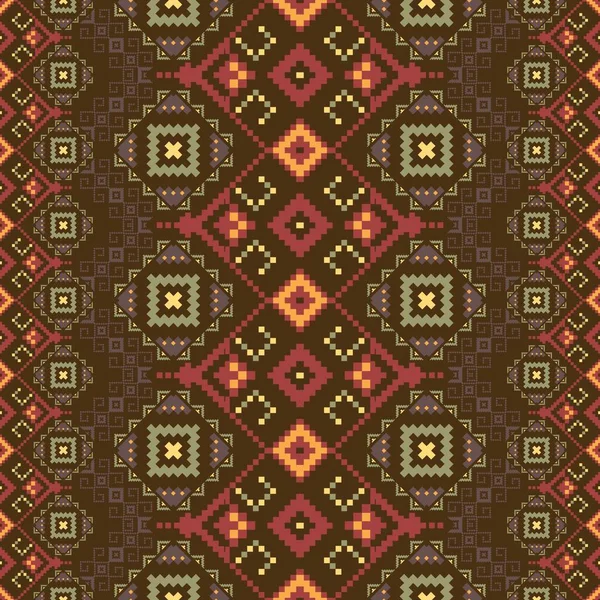
#> input picture THE2_Images/a1.png, 600 x 600 px; its folder holds 7 pictures in this run
$ python q2-q3.py   (older library calls are emulated)
#> lines starting #> are read from the running program, lines starting #| are printed output that depends on the picture
# Student1 Name: Ahmed Said Gençkol Student1 ID: 2539377
# Student2 Name: Batuhan Teberoğu Student2 ID: 2581056

import numpy as np
import cv2
import os

input_folder = 'THE2_Images/'
output_folder = 'THE2_Outputs/'

ddepth = cv2.CV_32F # Change this to -1 to have the same depth as the input images.

# Filters
roberts_dx = np.array([[1, 0], [0, -1]])
roberts_dy = np.array([[0, 1], [-1, 0]])
prewitt_dx = np.array([[-1, 0, 1], [-1, 0, 1], [-1, 0, 1]])
prewitt_dy = np.array([[1, 1, 1], [0, 0, 0], [-1, -1, -1]])
sobel_dx = np.array([[-1, 0, 1], [-2, 0, 2], [-1, 0, 1]])
sobel_dy = np.array([[1, 2, 1], [0, 0, 0], [-1, -2, -1]])

def read_image(filename):
    img = cv2.imread(input_folder + filename, cv2.IMREAD_UNCHANGED)
    return img

def write_image(img, filename):
    cv2.imwrite(output_folder+filename, img)

def apply_mask(image, kernel_dx, kernel_dy, step_idx, prefix):
    dx = cv2.filter2D(image, ddepth, kernel_dx)
    dy = cv2.filter2D(image, ddepth, kernel_dy)

    dx = cv2.convertScaleAbs(dx, alpha=255/dx.max())
    dy = cv2.convertScaleAbs(dy, alpha=255/dy.max())
    # Try to approximate the gradiant by adding dx and dy.
    # The operation below is actually: result = dx * 0.5 + dy * 0.5 + 0
    grad = cv2.addWeighted(dx, 0.5, dy, 0.5, 0)

    # write_image(dx, f'q1/{step_idx}/{prefix}_dx_result.png')
    # write_image(dy, f'q1/{step_idx}/{prefix}_dy_result.png')
    write_image(grad, f'q1/{step_idx}/{prefix}.png')

    return grad

def apply_edge_detectors(step_idx, images):
    results = []

    for idx, img in enumerate(images):
        prefix = f'img_{idx+1}'
        if type(img) == tuple:
            # Roberts, Prewitt, Sobel
            roberts = apply_mask(img[0], roberts_dx, roberts_dy, step_idx, f'{prefix}_roberts')
            prewitt = apply_mask(img[1], prewitt_dx, prewitt_dy, step_idx, f'{prefix}_prewitt')
            sobel = apply_mask(img[2], sobel_dx, sobel_dy, step_idx, f'{prefix}_sobel')
            results.append((roberts, prewitt, sobel))
        else:
            # Roberts, Prewitt, Sobel
            roberts = apply_mask(img, roberts_dx, roberts_dy, step_idx, f'{prefix}_roberts')
            prewitt = apply_mask(img, prewitt_dx, prewitt_dy, step_idx, f'{prefix}_prewitt')
            sobel = apply_mask(img, sobel_dx, sobel_dy, step_idx, f'{prefix}_sobel')
            results.append((roberts, prewitt, sobel))

    return results

def apply_blur(step_idx, images):
    kernel_sizes = {
        "roberts": (7, 7),
        "prewitt": (7, 7),
        "sobel": (7, 7)
    }

    results = []
    for idx, (roberts_grad, prewitt_grad, sobel_grad) in enumerate(images):
        roberts_blur = cv2.GaussianBlur(roberts_grad, kernel_sizes["roberts"], 0)
        prewitt_blur = cv2.GaussianBlur(prewitt_grad, kernel_sizes["prewitt"], 0)
        sobel_blur = cv2.GaussianBlur(sobel_grad, kernel_sizes["sobel"], 0)

        write_image(roberts_blur, f'q1/{step_idx}/img_{idx+1}_roberts_blur.png')
        write_image(prewitt_blur, f'q1/{step_idx}/img_{idx+1}_prewitt_blur.png')
        write_image(sobel_blur, f'q1/{step_idx}/img_{idx+1}_sobel_blur.png')

        results.append((roberts_blur, prewitt_blur, sobel_blur))

    return results

def binarize(images):
    results = []
    for idx, img in enumerate(images):
        prefix = f'img_{idx+1}'
        h, w = img[0].shape
        msb_mask = np.full((h,w), 0x80, dtype=np.uint8)

        roberts = np.bitwise_and(img[0], msb_mask)
        prewitt = np.bitwise_and(img[1], msb_mask)
        sobel = np.bitwise_and(img[2], msb_mask)

        #_, roberts = cv2.threshold(img[0],127,255,cv2.THRESH_BINARY)
        #_, prewitt = cv2.threshold(img[1],127,255,cv2.THRESH_BINARY)
        #_, sobel = cv2.threshold(img[2],127,255,cv2.THRESH_BINARY)

        write_image(roberts, f'q1/step5/{prefix}_roberts_binary.png')
        write_image(prewitt, f'q1/step5/{prefix}_prewitt_binary.png')
        write_image(sobel, f'q1/step5/{prefix}_sobel_binary.png')

        results.append((roberts, prewitt, sobel))

    return results

# Q2 ##################
# [17 lines left out: functions apply_mask_q2, create_write_magnitude_spectrum, not called in this run]

def apply_gaussian_blur(list_of_image_tuples):
    for name, ksize, img in list_of_image_tuples:
        blurred_img = cv2.GaussianBlur(src=img, ksize=ksize, sigmaX=0)
        write_image(blurred_img, f"q2/gaussian/{name}_gaussian.png")

# [118 lines left out: functions apply_median_blur, ilpf, bp, br, not called in this run]
################## Q2 END ##################

def create_necessary_folders():
    folders = {
        "q1": ["step1", "step2", "step3", "step4", "step5", "step6", "step7", "step8"],
        "q2": ["bp", "br", "gaussian", "ilpf", "median"],
    }

    # Create the folders
    for parent, subfolders in folders.items():
        parent_path = os.path.join(output_folder, parent)
        os.makedirs(parent_path, exist_ok=True)  # Create the parent folder if it doesn't exist
        for subfolder in subfolders:
            os.makedirs(os.path.join(parent_path, subfolder), exist_ok=True)  # Create subfolders

if __name__ == '__main__':

    create_necessary_folders()
    # Q1 - Pattern Extraction
    # Step 1: Convert to grayscale
    img_a1 = read_image('a1.png')
#> in read_image, img is the input picture: shape (600, 600, 3); mean B, G, R 41.1, 69.8, 103.8
    img_a2 = read_image('a2.png')
#> call 2 of read_image, with filename = 'a2.png'
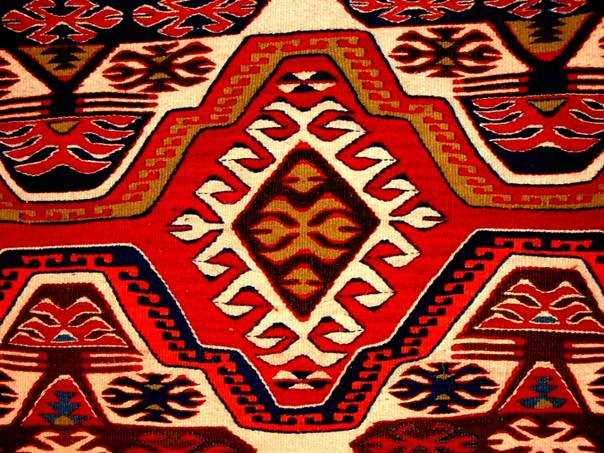
#> input picture THE2_Images/a2.png, 604 x 453 px
#> in read_image, img is the input picture: shape (453, 604, 3); mean B, G, R 43, 56.9, 146.4
    gray_img_a1 = cv2.cvtColor(img_a1, cv2.COLOR_BGR2GRAY)
    gray_img_a2 = cv2.cvtColor(img_a2, cv2.COLOR_BGR2GRAY)
    write_image(gray_img_a1, 'q1/step1/a1_grayscale.png')
    write_image(gray_img_a2, 'q1/step1/a2_grayscale.png')

    # Step 2: Apply edge detection
    results = apply_edge_detectors('step2', [gray_img_a1, gray_img_a2])
#> the loop in apply_edge_detectors, `for idx, img in enumerate(images):` made 2 passes
#> prefix on passes 1 to 2: 'img_1', 'img_2'
#> after the loop in apply_edge_detectors, `for idx, img in enumerate(images):`: results = 2 items
#> results = 2 items

    # Step 3: Blur the images
    results = apply_blur('step3', results)
#> the loop in apply_blur, `for idx, (roberts_grad, prewitt_grad, sobel_grad) in enumerate(images):` made 2 passes
#> after the loop in apply_blur, `for idx, (roberts_grad, prewitt_grad, sobel_grad) in enumerate(images):`:
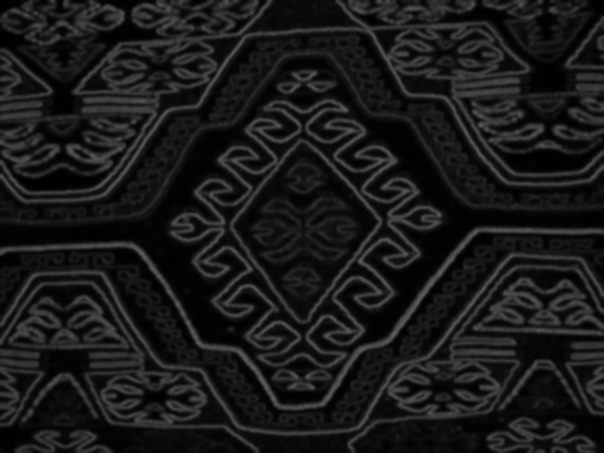
#> prewitt_blur: shape (453, 604); min 0, max 96, mean 25.6

    # Step 4: Apply edge detection
    results = apply_edge_detectors('step4', results)
#> the loop in apply_edge_detectors (call 2), `for idx, img in enumerate(images):` made 2 passes

    # Step 5: Binarize the gray scale image, most sig bit
    results = binarize(results)
#> the loop in binarize, `for idx, img in enumerate(images):` made 2 passes
#> (prefix, h, w) on passes 1 to 2: ('img_1', 600, 600), ('img_2', 453, 604)
#> pass 1, in binarize, `roberts = np.bitwise_and(img[0], msb_mask)`:
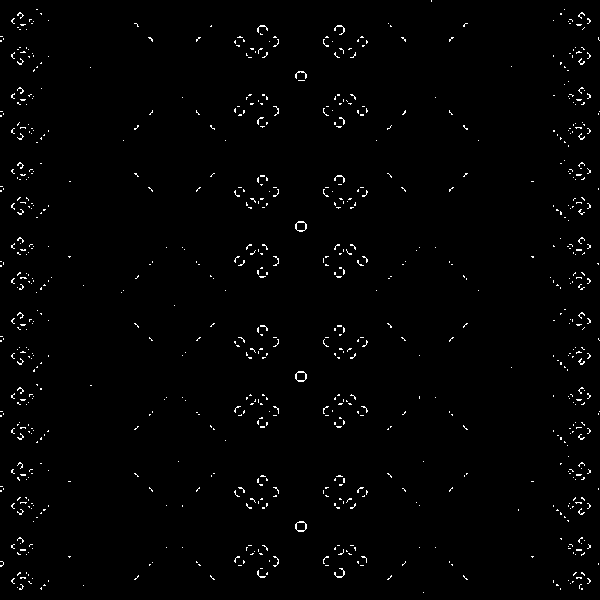
#> roberts: shape (600, 600); values 0 (black) and 128 (white), 1.3% white in thin lines or dots
#> after the loop in binarize, `for idx, img in enumerate(images):`: prewitt: shape (453, 604); values 0 (black) and 128 (white), 3.5% white in thin lines or dots
#> after the loop in binarize, `for idx, img in enumerate(images):`: roberts: shape (453, 604); values 0 (black) and 128 (white), 0.87% white in thin lines or dots
#> after the loop in binarize, `for idx, img in enumerate(images):`: sobel: shape (453, 604); values 0 (black) and 128 (white), 3.8% white in thin lines or dots

    # Step 6: Apply edge detection
    results = apply_edge_detectors('step6', results)

    # Step 7: Blur the images
    results = apply_blur('step7', results)
#> call 2 of apply_blur, with step_idx = 'step7'
#> the loop in apply_blur (call 2), `for idx, (roberts_grad, prewitt_grad, sobel_grad) in enumerate(images):` made 2 passes
#> after the loop in apply_blur (call 2), `for idx, (roberts_grad, prewitt_grad, sobel_grad) in enumerate(images):`:
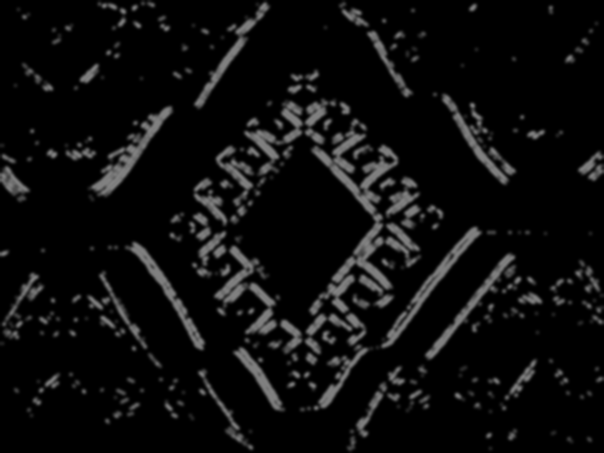
#> sobel_blur: shape (453, 604); min 0, max 130, mean 13.6

    # Step 8: Apply edge detection
    results = apply_edge_detectors('step8', results)

    ###################### Q2
    # Q2 - Image Enhancement
    img_b1 = read_image('b1.jpg')
#> call 3 of read_image, with filename = 'b1.jpg'
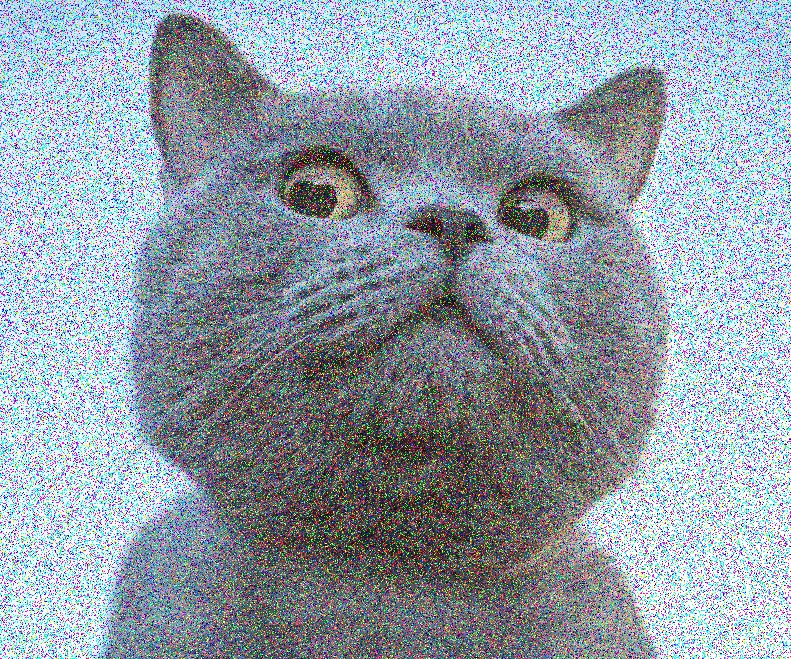
#> input picture THE2_Images/b1.jpg, 791 x 659 px
#> in read_image, img is the input picture: shape (659, 791, 3); mean B, G, R 167.8, 157, 146.1
    img_b2 = read_image('b2.jpg')
#> call 4 of read_image, with filename = 'b2.jpg'
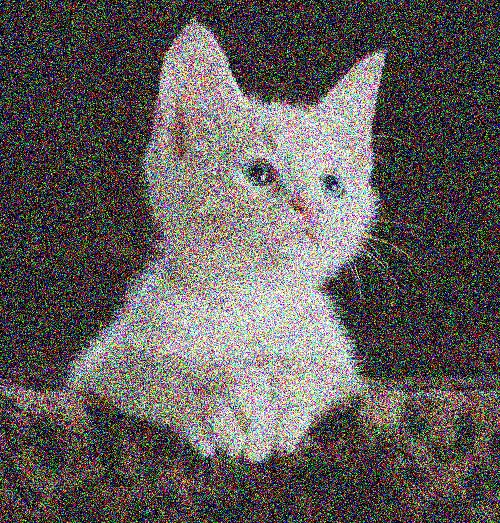
#> input picture THE2_Images/b2.jpg, 500 x 523 px
#> in read_image, img is the input picture: shape (523, 500, 3); mean B, G, R 91, 92.2, 97.7
#> the loop in apply_gaussian_blur, `for name, ksize, img in list_of_image_tuples:` made 3 passes
#> pass 2, in write_image (call 46), `cv2.imwrite(output_folder+filename, img)`:
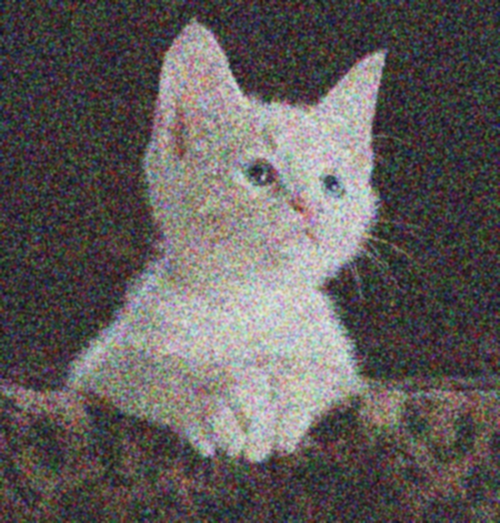
#> saved as b2_gaussian.png: shape (523, 500, 3); mean B, G, R 91, 92.2, 97.7
    img_b3 = read_image('b3.jpg')

    # Arbitrary cutoff are used, change whenever needed.
    # Spatial domain
    # Arguments type: (Image name, kernel size, image)
    # Gaussian Filter
#> (the run stopped early here; a loop or call above may not have finished)
